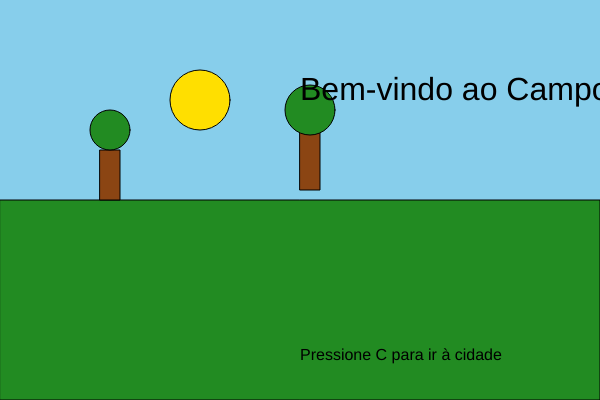
Frame 1 (no input)
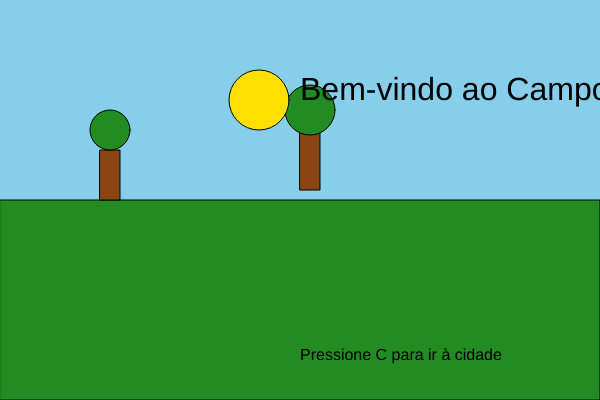
Frame 60 (no input)
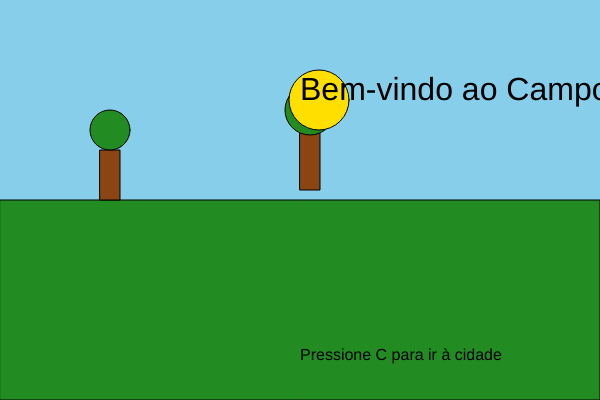
Frame 120 (the mouse pressed at the canvas centre since frame 60)

The p5.js sketch that drew these frames (run headless with seeded random() and noise() and a simulated clock; from frame 60 on, the mouse is pressed at the canvas centre):

// p5.js sketch
// ── sketch.js
let cenaAtual = "campo"; // Controle da cena: 'campo' ou 'cidade'
let tempoDeTransicao = 0;
let solX = 200;
let solY = 100;
let movimentoSol = 1;
let solSize = 60;

function setup() {
  createCanvas(600, 400);
}

function draw() {
  background(135, 206, 235); // Cor do céu (azul claro)
  
  if (cenaAtual === "campo") {
    cenaCampo();
  } else if (cenaAtual === "cidade") {
    cenaCidade();
  }
  
  // Mover o sol
  solX += movimentoSol;
  
  // Sol se movendo para a direita e para a esquerda
  if (solX > width - solSize / 2 || solX < solSize / 2) {
    movimentoSol *= -1; // Inverte a direção do movimento
  }
  
  // Se a transição estiver acontecendo, aumentamos o tempo de transição
  if (tempoDeTransicao > 0) {
    tempoDeTransicao--;
  }
}

function cenaCampo() {
  // Desenho do campo
  fill(34, 139, 34); // Cor do campo (verde)
  rect(0, height / 2, width, height / 2); // Solo do campo

  // Desenho das árvores
  fill(139, 69, 19); // Tronco das árvores
  rect(100, height / 2 - 50, 20, 50); // Árvore 1
  fill(34, 139, 34); // Folhas
  ellipse(110, height / 2 - 70, 40, 40); // Copa da árvore 1
  
  fill(139, 69, 19); // Tronco da árvore 2
  rect(300, height / 2 - 70, 20, 60); // Árvore 2
  fill(34, 139, 34); // Folhas
  ellipse(310, height / 2 - 90, 50, 50); // Copa da árvore 2

  // Sol
  fill(255, 223, 0); // Cor do sol
  ellipse(solX, solY, solSize, solSize); // Desenha o sol
  
  // Texto na tela
  fill(0);
  textSize(32);
  text("Bem-vindo ao Campo", width / 2, height / 4);
  textSize(16);
  text("Pressione C para ir à cidade", width / 2, height * 0.9);
}

function cenaCidade() {
  // Cor do céu no final da tarde
  background(255, 165, 0); // Céu alaranjado ao pôr do sol
  
  // Desenho dos prédios
  fill(169, 169, 169); // Cor dos prédios (cinza)
  rect(50, height / 2 - 150, 80, 150); // Prédio 1
  rect(150, height / 2 - 200, 100, 200); // Prédio 2
  rect(300, height / 2 - 120, 70, 120); // Prédio 3
  rect(450, height / 2 - 180, 90, 180); // Prédio 4
  
  // Carros
  fill(255, 0, 0); // Cor do carro 1
  rect(100, height - 70, 50, 30); // Carro 1
  fill(0, 0, 255); // Cor do carro 2
  rect(250, height - 70, 50, 30); // Carro 2
  
  // Sol se pondo atrás dos prédios
  fill(255, 223, 0); // Cor do sol
  ellipse(solX, height / 2 + 50, solSize, solSize); // Sol
  
  // Texto na tela
  fill(0);
  textSize(32);
  text("Bem-vindo à Cidade", width / 2, height / 4);
  textSize(16);
  text("Pressione C para ir ao campo", width / 2, height * 0.9);
}

// Função de troca de cena
function keyPressed() {
  if (key === 'C' || key === 'c') {
    if (cenaAtual === "campo" && tempoDeTransicao === 0) {
      tempoDeTransicao = 50; // Inicia a transição para a cidade
      cenaAtual = "cidade"; // Muda para cidade
    } else if (cenaAtual === "cidade" && tempoDeTransicao === 0) {
      tempoDeTransicao = 50; // Inicia a transição para o campo
      cenaAtual = "campo"; // Muda para campo
    }
  }
}
